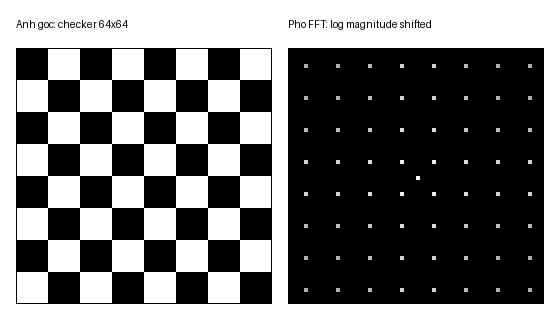
#> input picture data/checker_64x64_input_vs_fft_spectrum.png, 560 x 320 px
$ python -i render_fpga_fft_dump.py   (imports and definitions only)
#> lines starting #> are read from the running program, lines starting #| are printed output that depends on the picture
from pathlib import Path
import argparse
import json
import re

import numpy as np
from PIL import Image, ImageChops, ImageDraw


CHANNELS = ("r", "g", "b")
FIXED_SCALE = 4096.0
NAME_ALIASES = {
    "synthetic_checker": "checker_64x64",
    "synthetic_gradient": "gradient_64x64",
}


# [5 lines left out: function signed_u32, not called in this run]


def log_magnitude_image(fft_complex: np.ndarray) -> np.ndarray:
    shifted = np.fft.fftshift(fft_complex)
    mag = np.log1p(np.abs(shifted))
    if float(mag.max()) <= float(mag.min()):
        return np.zeros(mag.shape, dtype=np.uint8)
    return np.rint((mag - mag.min()) * 255.0 / (mag.max() - mag.min())).astype(np.uint8)


def reference_stem(name: str) -> str:
    return NAME_ALIASES.get(name, name)


def python_fft_from_input(input_path: Path) -> list[Image.Image]:
    image = Image.open(input_path).convert("RGB").resize((64, 64), Image.Resampling.BILINEAR)
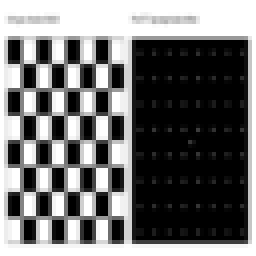
#> image: PIL image 64x64 RGB (shown 4 times larger); min 0, max 255, mean 114.7
    arr = np.asarray(image, dtype=np.float64)
    fixed = np.rint((arr / 255.0) * FIXED_SCALE) / FIXED_SCALE

    rendered = []
    for ch_idx in range(3):
        fft_complex = np.fft.fft2(fixed[:, :, ch_idx])
        rendered.append(Image.fromarray(log_magnitude_image(fft_complex), mode="L"))
#> this loop made 3 passes
#> pass 1, in log_magnitude_image, `mag = np.log1p(np.abs(shifted))`:
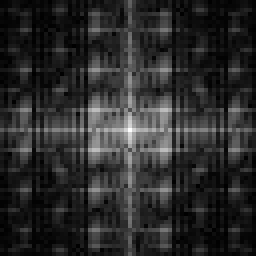
#> mag: shape (64, 64) float64 (shown 4 times larger); min 0.019, max 7.52, mean 1.29; drawn with min black and max white
#> after the loop, rendered = 3 items
    return rendered


# [179 lines left out: functions image_mae, parse_uart_log, make_contact_sheet, render_dump, main, not called in this run]


# [2 lines not run here, left out]

>>> result = python_fft_from_input('../data/checker_64x64_input_vs_fft_spectrum.png')
#> result = 3 items
